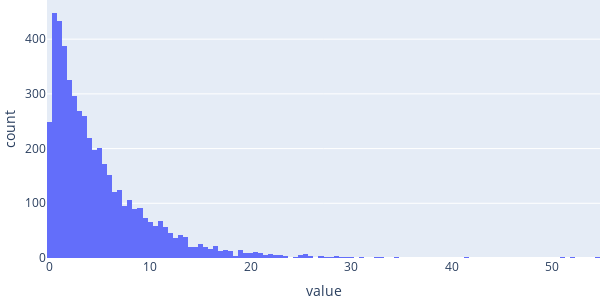

Notebook code cell kept with this figure:
### Markdown cell above
To start with, we need to create some simulated patients who will turn up to our centre. 

To simulate patient arrivals, we will use the exponential distribution, which looks a bit like this.

### Code cell
exp_dist = Exponential(mean=5)
exp_fig_example = px.histogram(exp_dist.sample(size=5000), 
                            width=600, height=300)

exp_fig_example.layout.update(showlegend=False, 
                    margin=dict(l=0, r=0, t=0, b=0))
exp_fig_example

### Figure 1 — Plotly figure (JSON) as saved in the notebook; plotly's stock layout.template omitted (floating-point values rounded to 4 significant figures; data arrays with more than 128 entries replaced by an {"elided": "..."} marker saying what was removed)
{"data": [{"alignmentgroup": "True", "bingroup": "x", "hovertemplate": "variable=0<br>value=%{x}<br>count=%{y}<extra></extra>", "legendgroup": "0", "marker": {"color": "#636efa", "pattern": {"shape": ""}}, "name": "0", "offsetgroup": "0", "orientation": "v", "showlegend": true, "type": "histogram", "x": {"elided": "5000 float values"}, "xaxis": "x", "yaxis": "y"}], "layout": {"barmode": "relative", "height": 300, "legend": {"title": {"text": "variable"}, "tracegroupgap": 0}, "margin": {"b": 0, "l": 0, "r": 0, "t": 0}, "showlegend": false, "width": 600, "xaxis": {"anchor": "y", "domain": [0, 1], "title": {"text": "value"}}, "yaxis": {"anchor": "x", "domain": [0, 1], "title": {"text": "count"}}}}
